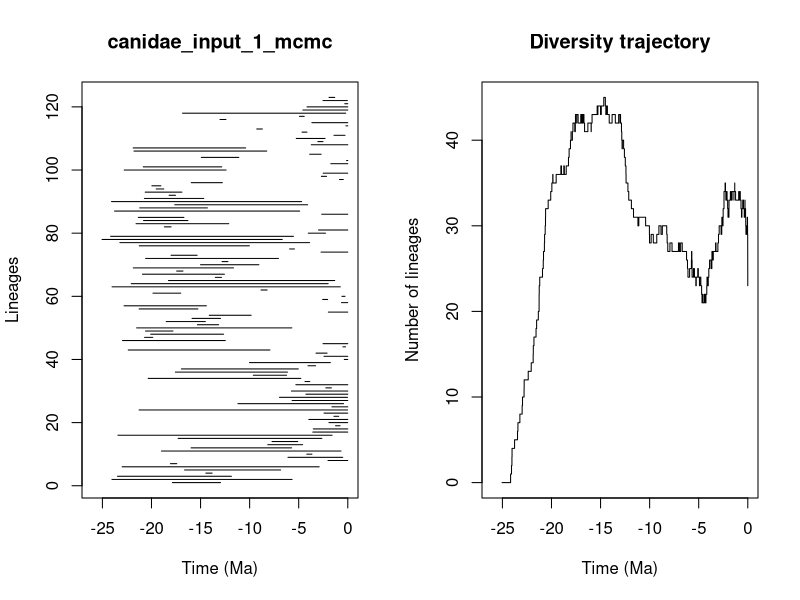

Write the R code that produced this figure.


pdf(file='/Users/tobias/Documents/Sweden/PhD/rise_and_fall/longevity_analyses/mammals/families/canidae_pyrate_mcmc_logs/canidae_input_1_mcmc_LTT.pdf',width=0.6*20, height=0.6*10)
title = "canidae_input_1_mcmc"
ts=c(17.8718518151, 24.0309994939,23.4618951103,14.4625759961,16.6294353818,22.9902538006,18.0665153843,2.01525067955,6.09510282147,4.17654509345,18.9792135076,15.9633806364,8.15183606961,7.71738187086,17.2861753227,23.4200849559,3.56547774927,3.51353460575,1.24358544228,1.91888832093,3.97186900496,1.41138372315,2.41979501383,21.262690808,1.61741565521,11.1928742588,5.67324059028,6.96326815004,4.26184754584,5.74267612636,2.23300297937,5.29180298225,4.36063681572,20.3369154503,9.62476627596,17.5685832564,16.953588743,4.05492150759,10.0128032202,0.358948188405,2.42408234424,3.2374054815,22.3697804355,0.496566716547,2.52216270744,22.9517606101,20.7031087518,20.0786255014,20.6103258706,21.5149020321,15.3209709463,18.4993460947,15.8663508008,14.1164239895,1.97955197054,21.2603763646,22.793580774,0.642208293797,2.55965463879,0.597505233318,19.8498806316,8.84029447275,24.0172975194,22.0639340555,18.2683595315,13.4964034711,20.9167595638,17.4324850812,21.8525320238,15.0036010176,12.8073282987,20.6006893056,18.0038720726,2.72011760774,5.92702707101,21.2491066834,23.2201876559,25.0384323987,24.1657297267,4.02590479086,2.98310427722,18.6878814052,21.5729744787,20.8125882023,21.3406631827,2.65191649816,23.762082653,21.1976380981,17.6273652672,24.0732792006,20.7218248444,18.2036248533,20.6412503255,19.5231159358,19.9618754562,15.9490271276,0.844749470476,2.6894036286,2.50822507132,22.7839238642,20.8392818446,1.73037377821,0.120526664284,14.9268747679,3.88131060742,21.7874131546,21.8664503393,3.71901083833,3.04587121254,5.25131683814,1.40748639242,4.66179254612,9.27359950754,0.187896556546,3.65957864036,13.0219860841,4.92339764382,16.8356348702,4.58086289223,4.1547642473,0.306406629635,2.52664435986,1.91147676988)
te=c(12.9636949639, 5.67659425264,11.8574255926,13.8241547827,6.84116924794,2.91358553856,17.4239375272,0.0,0.512560267459,3.65039661787,0.69052761643,5.72912470577,4.59974896167,5.09605167524,2.64057212582,1.59980357732,0.0,0.0,0.787766558722,0.00876174330325,0.0,0.928063177946,0.00048899081925,0.0212696611646,0.0,0.43019472149,0.0,0.0265925162315,0.0,0.0,1.67404042119,0.0,3.87111928372,4.7844544815,6.23934735196,6.1428485948,5.03858213782,3.27984760086,1.77526558259,0.0,0.0,2.10897589289,7.93150077678,0.225682978175,0.0,12.4803216155,19.8710915608,12.6526505751,17.8131525209,5.70004190389,13.1557517145,14.5119829355,12.962460777,9.84514989703,0.00350280422471,15.2706617867,14.4086155515,0.00660972746936,2.05147744026,0.280855508061,17.0181601091,8.21457485356,0.762997481319,1.99941392656,1.32893551744,12.8695831202,12.5702377048,16.7942251794,11.6440347151,9.05604198211,12.2117256849,7.06143591859,15.3462780157,0.0,5.43312461734,10.0228326309,3.89188803014,6.67764334002,5.53421316208,2.27210995723,0.0,18.0062984308,12.1286096143,16.2935941672,16.6922829762,0.0,4.89696225563,14.3025922517,4.08920171469,4.70417114249,14.6721951665,17.5549625644,16.9003344282,18.7428192057,19.043250762,12.7784151722,0.456374771316,2.16244248885,0.00314186132785,12.4011984997,12.8374121838,0.0,0.0,11.1015735756,2.7106482795,8.25829188215,10.4089492196,0.0,2.5299240504,2.31212795008,0.280676797338,4.15535581275,8.70584134818,0.0,0.0,12.4136296135,4.43543447454,0.20809126723,0.0,0.0,0.0,0.0443836399735,1.32796747702)
div_traj=c(0, 1,2,3,4,5,6,7,8,9,10,11,12,13,14,15,16,17,18,19,20,21,22,23,24,25,26,27,28,29,30,31,32,33,34,35,36,35,36,37,36,37,36,37,38,39,40,41,40,41,42,41,42,43,42,43,42,43,42,43,42,43,42,41,42,41,42,43,44,43,44,43,44,45,44,43,44,43,42,43,42,43,42,43,42,41,40,39,40,39,38,37,36,35,34,33,32,31,30,31,30,29,28,29,28,29,30,29,30,29,28,27,28,27,28,27,28,27,26,25,24,25,26,27,26,25,24,25,24,23,24,25,24,23,24,23,22,21,22,21,22,21,22,23,24,23,24,23,24,25,26,25,26,25,26,27,26,27,28,27,28,29,30,29,30,29,30,31,30,31,30,31,32,33,34,35,34,33,34,33,32,31,32,31,32,33,34,33,34,33,34,33,34,35,34,33,34,33,34,33,32,31,32,33,32,33,32,31,32,33,32,31,30,29,30,31,30,29,28,27,26,25,24,23,23,23,23,23,23,23,23,23,23,23,23,23,23,23,23,23,23,23,23,23,23,23)
time_events=c(25.0384323987, 24.1657297267,24.0732792006,24.0309994939,24.0172975194,23.762082653,23.4618951103,23.4200849559,23.2201876559,22.9902538006,22.9517606101,22.793580774,22.7839238642,22.3697804355,22.0639340555,21.8664503393,21.8525320238,21.7874131546,21.5729744787,21.5149020321,21.3406631827,21.262690808,21.2603763646,21.2491066834,21.1976380981,20.9167595638,20.8392818446,20.8125882023,20.7218248444,20.7031087518,20.6412503255,20.6103258706,20.6006893056,20.3369154503,20.0786255014,19.9618754562,19.8710915608,19.8498806316,19.5231159358,19.043250762,18.9792135076,18.7428192057,18.6878814052,18.4993460947,18.2683595315,18.2036248533,18.0665153843,18.0062984308,18.0038720726,17.8718518151,17.8131525209,17.6273652672,17.5685832564,17.5549625644,17.4324850812,17.4239375272,17.2861753227,17.0181601091,16.953588743,16.9003344282,16.8356348702,16.7942251794,16.6922829762,16.6294353818,16.2935941672,15.9633806364,15.9490271276,15.8663508008,15.3462780157,15.3209709463,15.2706617867,15.0036010176,14.9268747679,14.6721951665,14.5119829355,14.4625759961,14.4086155515,14.3025922517,14.1164239895,13.8241547827,13.4964034711,13.1557517145,13.0219860841,12.9636949639,12.962460777,12.8695831202,12.8374121838,12.8073282987,12.7784151722,12.6526505751,12.5702377048,12.4803216155,12.4136296135,12.4011984997,12.2117256849,12.1286096143,11.8574255926,11.6440347151,11.1928742588,11.1015735756,10.4089492196,10.0228326309,10.0128032202,9.84514989703,9.62476627596,9.27359950754,9.05604198211,8.84029447275,8.70584134818,8.25829188215,8.21457485356,8.15183606961,7.93150077678,7.71738187086,7.06143591859,6.96326815004,6.84116924794,6.67764334002,6.23934735196,6.1428485948,6.09510282147,5.92702707101,5.74267612636,5.72912470577,5.70004190389,5.67659425264,5.67324059028,5.53421316208,5.43312461734,5.29180298225,5.25131683814,5.09605167524,5.03858213782,4.92339764382,4.89696225563,4.7844544815,4.70417114249,4.66179254612,4.59974896167,4.58086289223,4.43543447454,4.36063681572,4.26184754584,4.17654509345,4.15535581275,4.1547642473,4.08920171469,4.05492150759,4.02590479086,3.97186900496,3.89188803014,3.88131060742,3.87111928372,3.71901083833,3.65957864036,3.65039661787,3.56547774927,3.51353460575,3.27984760086,3.2374054815,3.04587121254,2.98310427722,2.91358553856,2.72011760774,2.7106482795,2.6894036286,2.65191649816,2.64057212582,2.55965463879,2.5299240504,2.52664435986,2.52216270744,2.50822507132,2.42408234424,2.41979501383,2.31212795008,2.27210995723,2.23300297937,2.16244248885,2.10897589289,2.05147744026,2.01525067955,1.99941392656,1.97955197054,1.91888832093,1.91147676988,1.77526558259,1.73037377821,1.67404042119,1.61741565521,1.59980357732,1.41138372315,1.40748639242,1.32893551744,1.32796747702,1.24358544228,0.928063177946,0.844749470476,0.787766558722,0.762997481319,0.69052761643,0.642208293797,0.597505233318,0.512560267459,0.496566716547,0.456374771316,0.43019472149,0.358948188405,0.306406629635,0.280855508061,0.280676797338,0.225682978175,0.20809126723,0.187896556546,0.120526664284,0.0443836399735,0.0265925162315,0.0212696611646,0.00876174330325,0.00660972746936,0.00350280422471,0.00314186132785,0.00048899081925,0.0,0.0,0.0,0.0,0.0,0.0,0.0,0.0,0.0,0.0,0.0,0.0,0.0,0.0,0.0,0.0,0.0,0.0,0.0,0.0,0.0,0.0,0.0)
				par(mfrow=c(1,2))
				L = length(ts)
				plot(ts, 1:L , xlim=c(-max(ts)-1,0), pch=20, type="n", main=title,xlab="Time (Ma)",ylab="Lineages")
				for (i in 1:L){segments(x0=-te[i],y0=i,x1=-ts[i],y1=i)}	
				t = -time_events
				plot(div_traj ~ t,type="s", main = "Diversity trajectory",xlab="Time (Ma)",ylab="Number of lineages",xlim=c(-max(ts)-1,0))
				abline(v=c(65,200,251,367,445),lty=2,col="gray")
				